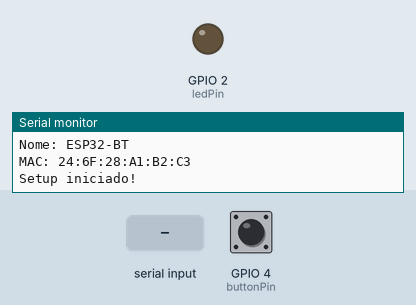
Recording of a sketch running on a simulated ESP32. Shown: output pins drawn as LEDs (lit = HIGH), the last lines printed to the serial monitor. Inputs (shaded band) come from the test bench; at power-on: GPIO 4 (buttonPin) LOW. Nothing arrives over Bluetooth unless stated.

Above: at 3.7 s.
3.8 s: "1" received over the second serial link
At 4.3 s:
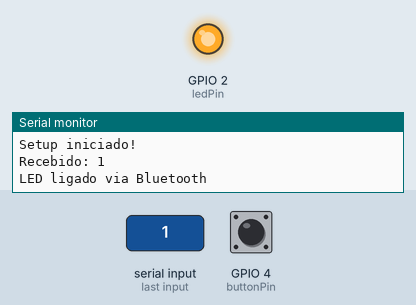
5.3 s: "0" received over the second serial link
At 6.5 s:
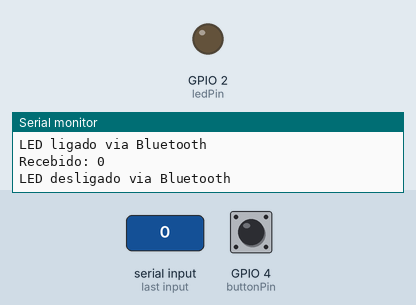
Timing chart, 0 to 8.3 s (numbered marks = the images above; inputs shaded):
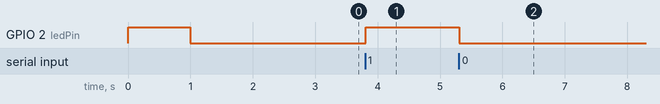

The sketch:

BLE_connect.ino
```cpp
#include "BluetoothSerial.h"
#include "esp_mac.h"

// Verifica se o Bluetooth está habilitado
#if !defined(CONFIG_BT_ENABLED) || !defined(CONFIG_BLUEDROID_ENABLED)
#error Bluetooth não está habilitado! Por favor, execute `make menuconfig` para ativá-lo
#endif

BluetoothSerial SerialBT;

// Definição dos pinos
const int ledPin = 2;       // GPIO2 - LED embutido
const int buttonPin = 4;    // GPIO4 - Botão (configuração PULL-DOWN)

// Variáveis para o controle do botão
unsigned long buttonPressStart = 0;
bool longPressSent = false;
const int longPressDuration = 6000; // 6 segundos

void setup() {
  Serial.begin(115200);

  // Configuração dos pinos
  pinMode(ledPin, OUTPUT);
  pinMode(buttonPin, INPUT); // PULL-DOWN externo

  // Inicializa o Bluetooth
  SerialBT.begin("ESP32-BT");

  Serial.println("Dispositivo Bluetooth iniciado!");
  Serial.println("Nome: ESP32-BT");

  // Obter endereço MAC
  uint8_t macBT[6];
  esp_read_mac(macBT, ESP_MAC_BT);
  Serial.printf("MAC: %02X:%02X:%02X:%02X:%02X:%02X\n",
                macBT[0], macBT[1], macBT[2], macBT[3], macBT[4], macBT[5]);

  // Sinal de inicialização
  digitalWrite(ledPin, HIGH);
  delay(1000);
  digitalWrite(ledPin, LOW);
  Serial.println("Setup iniciado! ");
}

void loop() {
  checkButton(); // Verifica o botão
  handleBluetooth(); // Processa comunicação Bluetooth
  delay(20);
}

void checkButton() {
  int buttonState = digitalRead(buttonPin);

  // Lógica PULL-DOWN (HIGH quando pressionado)
  if (buttonState == HIGH) {
    if (buttonPressStart == 0) {
      buttonPressStart = millis();
      longPressSent = false;
    }
    else if (!longPressSent && (millis() - buttonPressStart >= longPressDuration)) {
      sendLongPress();
      longPressSent = true;
    }
  }
  else {
    buttonPressStart = 0;
  }
}

void sendLongPress() {
  SerialBT.println("1");
  Serial.println("Enviado: 1");

  // Feedback visual
  for (int i = 0; i < 3; i++) {
    digitalWrite(ledPin, HIGH);
    delay(100);
    digitalWrite(ledPin, LOW);
    delay(100);
  }
}

void handleBluetooth() {
  if (SerialBT.available()) {
    char receivedChar = SerialBT.read();
    Serial.print("Recebido: ");
    Serial.println(receivedChar);
    processCommand(receivedChar);
    SerialBT.write(receivedChar);
  }

  if (Serial.available()) {
    char toSend = Serial.read();
    SerialBT.write(toSend);
  }
}

void processCommand(char command) {
  switch(command) {
    case '1':
      digitalWrite(ledPin, HIGH);
      SerialBT.println("LED ligado");
      Serial.println("LED ligado via Bluetooth");
      break;
    case '0':
      digitalWrite(ledPin, LOW);
      SerialBT.println("LED desligado");
      Serial.println("LED desligado via Bluetooth");
      break;
    case '?':
      SerialBT.println("Comandos:");
      SerialBT.println("1 - Ligar LED");
      SerialBT.println("0 - Desligar LED");
      SerialBT.println("? - Ajuda");
      SerialBT.println("LONG_PRESS - Pressione 6s");
      break;
    default:
      if (String(command).startsWith("LONG_PRESS")) {
        Serial.println("Recebido LONG_PRESS");
      } else {
        SerialBT.print("Comando inválido: ");
        SerialBT.println(command);
      }
  }
}
```

Measured:
- after the input at 3.8 s, GPIO 2 (ledPin): LOW → HIGH at once
- after the input at 5.3 s, GPIO 2 (ledPin): HIGH → LOW at once
